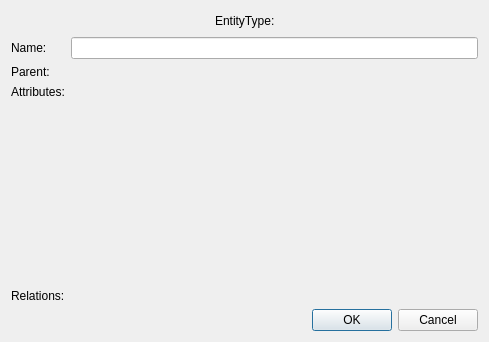
<?xml version="1.0" encoding="UTF-8"?>
<ui version="4.0">
 <class>EditEntityTypesDialog</class>
 <widget class="QDialog" name="EditEntityTypesDialog">
  <property name="windowModality">
   <enum>Qt::WindowModal</enum>
  </property>
  <property name="geometry">
   <rect>
    <x>0</x>
    <y>0</y>
    <width>489</width>
    <height>342</height>
   </rect>
  </property>
  <property name="windowTitle">
   <string>Dialog</string>
  </property>
  <property name="modal">
   <bool>true</bool>
  </property>
  <layout class="QVBoxLayout" name="verticalLayout">
   <item>
    <layout class="QHBoxLayout" name="horizontalLayout">
     <item>
      <spacer name="horizontalSpacer">
       <property name="orientation">
        <enum>Qt::Horizontal</enum>
       </property>
       <property name="sizeHint" stdset="0">
        <size>
         <width>40</width>
         <height>20</height>
        </size>
       </property>
      </spacer>
     </item>
     <item>
      <widget class="QLabel" name="label">
       <property name="text">
        <string>EntityType:</string>
       </property>
      </widget>
     </item>
     <item>
      <spacer name="horizontalSpacer_2">
       <property name="orientation">
        <enum>Qt::Horizontal</enum>
       </property>
       <property name="sizeHint" stdset="0">
        <size>
         <width>40</width>
         <height>20</height>
        </size>
       </property>
      </spacer>
     </item>
    </layout>
   </item>
   <item>
    <layout class="QGridLayout" name="gridLayout">
     <item row="0" column="0">
      <widget class="QLabel" name="label_2">
       <property name="text">
        <string>Name:</string>
       </property>
      </widget>
     </item>
     <item row="0" column="1">
      <widget class="QLineEdit" name="lineEdit"/>
     </item>
     <item row="1" column="0">
      <widget class="QLabel" name="label_3">
       <property name="text">
        <string>Parent:</string>
       </property>
      </widget>
     </item>
     <item row="3" column="0">
      <widget class="QLabel" name="label_5">
       <property name="text">
        <string>Relations:</string>
       </property>
      </widget>
     </item>
     <item row="2" column="0">
      <layout class="QVBoxLayout" name="verticalLayout_2">
       <item>
        <widget class="QLabel" name="label_4">
         <property name="text">
          <string>Attributes:</string>
         </property>
        </widget>
       </item>
       <item>
        <spacer name="verticalSpacer">
         <property name="orientation">
          <enum>Qt::Vertical</enum>
         </property>
         <property name="sizeHint" stdset="0">
          <size>
           <width>20</width>
           <height>40</height>
          </size>
         </property>
        </spacer>
       </item>
      </layout>
     </item>
    </layout>
   </item>
   <item>
    <widget class="QDialogButtonBox" name="buttonBox">
     <property name="orientation">
      <enum>Qt::Horizontal</enum>
     </property>
     <property name="standardButtons">
      <set>QDialogButtonBox::Cancel|QDialogButtonBox::Ok</set>
     </property>
    </widget>
   </item>
  </layout>
 </widget>
 <resources/>
 <connections>
  <connection>
   <sender>buttonBox</sender>
   <signal>accepted()</signal>
   <receiver>EditEntityTypesDialog</receiver>
   <slot>accept()</slot>
   <hints>
    <hint type="sourcelabel">
     <x>248</x>
     <y>254</y>
    </hint>
    <hint type="destinationlabel">
     <x>157</x>
     <y>274</y>
    </hint>
   </hints>
  </connection>
  <connection>
   <sender>buttonBox</sender>
   <signal>rejected()</signal>
   <receiver>EditEntityTypesDialog</receiver>
   <slot>reject()</slot>
   <hints>
    <hint type="sourcelabel">
     <x>316</x>
     <y>260</y>
    </hint>
    <hint type="destinationlabel">
     <x>286</x>
     <y>274</y>
    </hint>
   </hints>
  </connection>
 </connections>
</ui>
